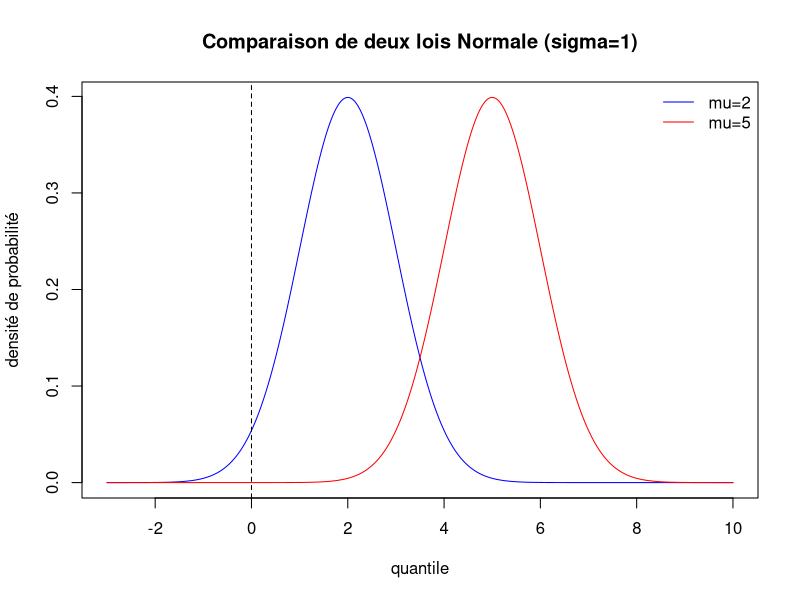
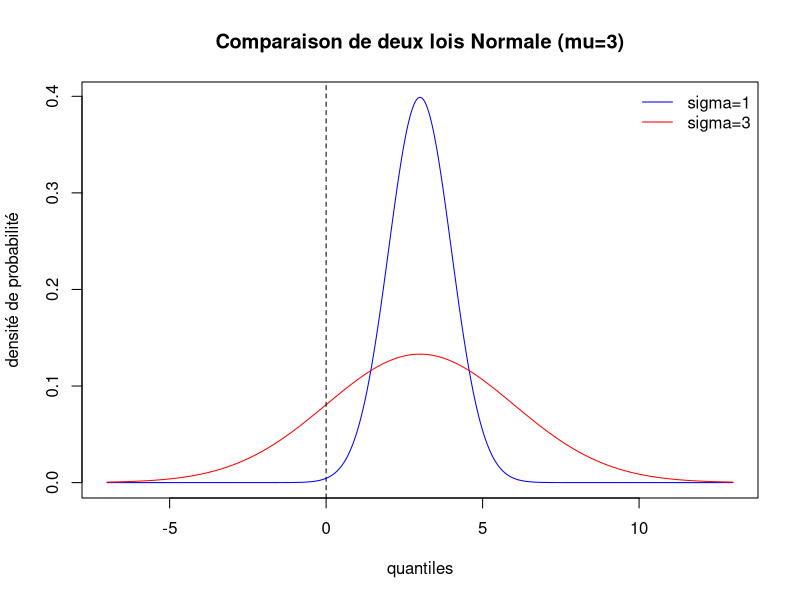
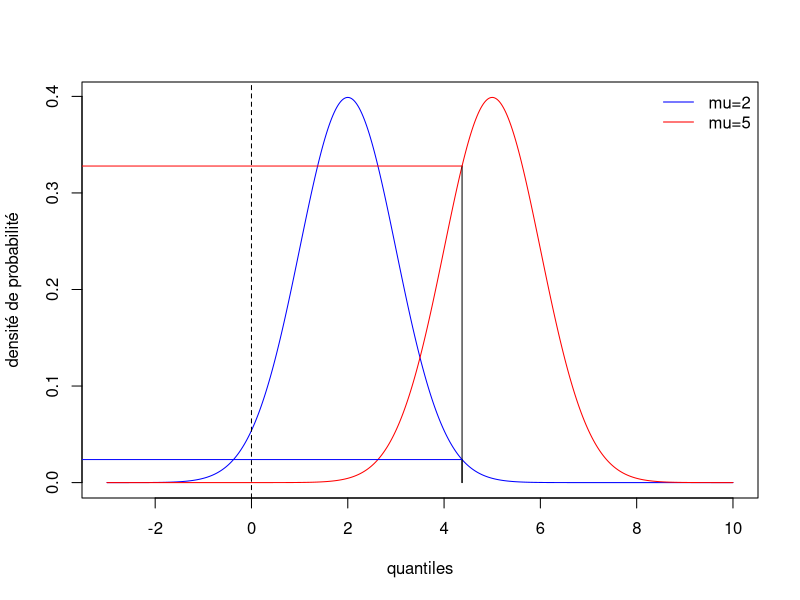
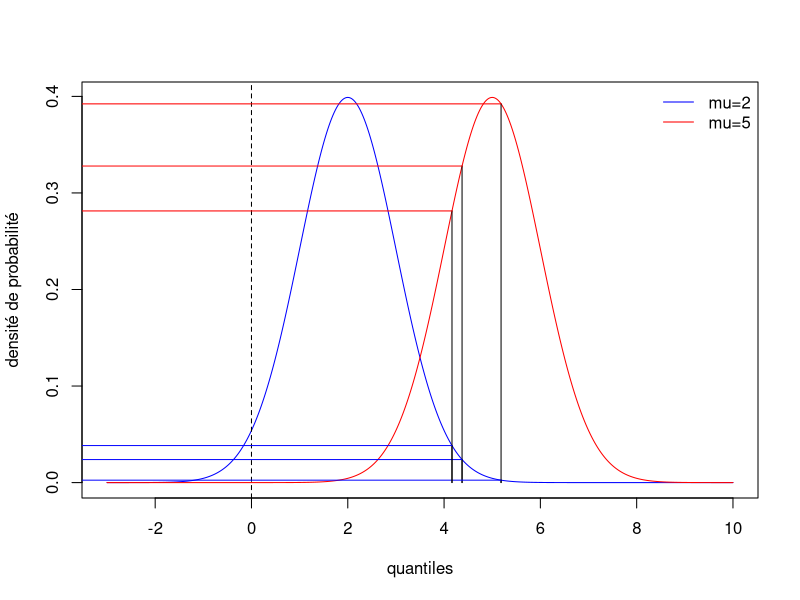
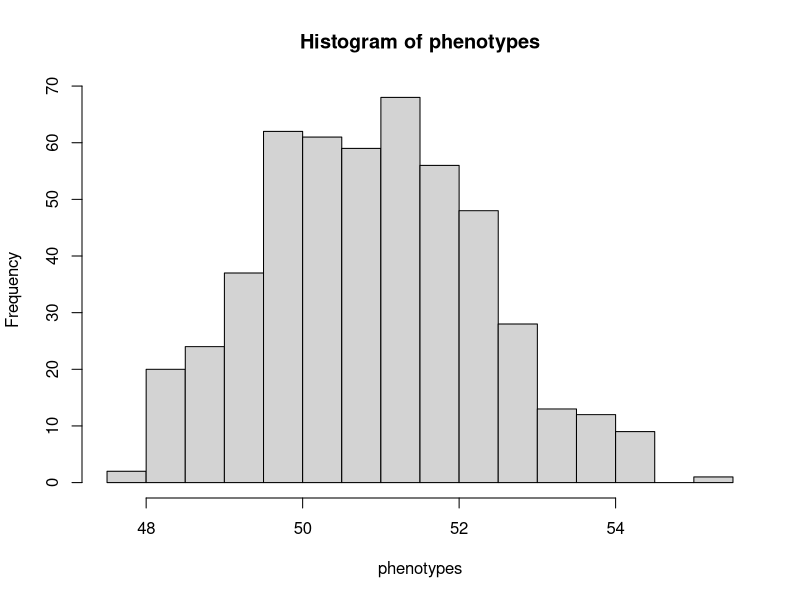
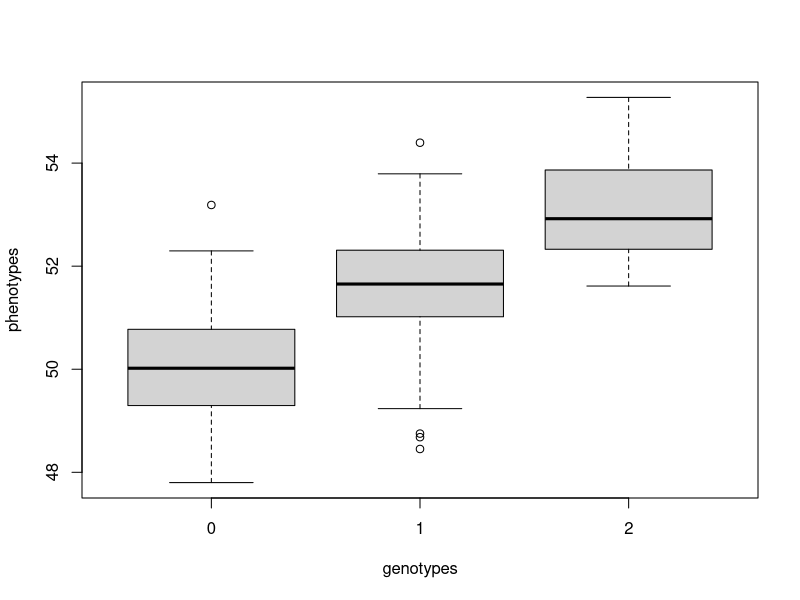
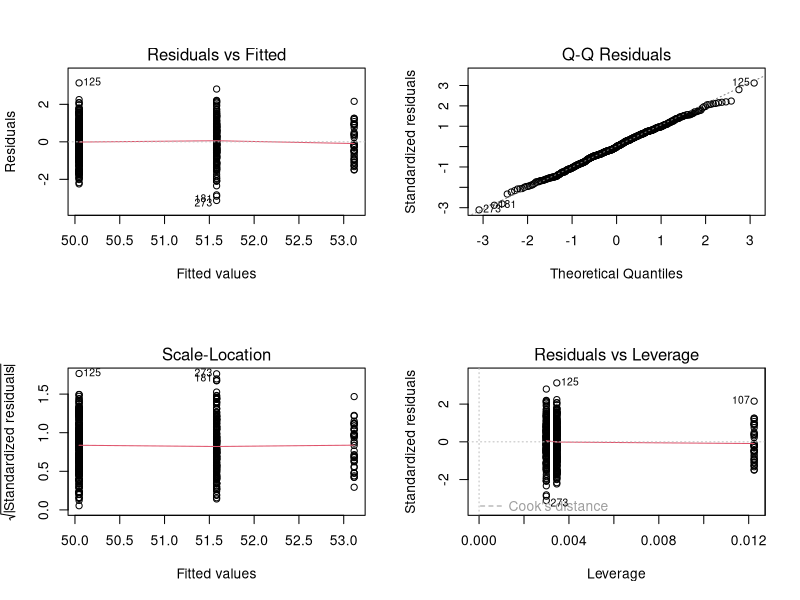

Write R code to recreate these figures, in order.
## ---- chunk 1
R.v.maj <- as.numeric(R.version$major)
R.v.min.1 <- as.numeric(strsplit(R.version$minor, "\\.")[[1]][1])
if(R.v.maj < 2 || (R.v.maj == 2 && R.v.min.1 < 15))
  stop("requires R >= 2.15", call.=FALSE)

suppressPackageStartupMessages(library(knitr))
opts_chunk$set(echo=TRUE, warning=TRUE, message=TRUE, cache=FALSE)

suppressPackageStartupMessages(library(MASS))

options(digits=3)
## ---- chunk 2
set.seed(1)
y <- rnorm(n=3, mean=5, sd=1)
## ---- chunk 3
x <- seq(from=-3, to=10, length.out=500)
plot(x=x, y=dnorm(x=x, mean=2, sd=1), type="l", col="blue",
     main="Comparaison de deux lois Normale (sigma=1)",
     xlab="quantile", ylab="densité de probabilité")
points(x=x, y=dnorm(x=x, mean=5, sd=1), type="l", col="red")
abline(v=0, lty=2)
legend("topright", legend=c("mu=2", "mu=5"), col=c("blue", "red"), lty=1, bty="n")
## ---- chunk 4
x <- seq(from=-7, to=13, length.out=500)
plot(x=x, y=dnorm(x=x, mean=3, sd=1), type="l", col="blue",
     main="Comparaison de deux lois Normale (mu=3)",
     xlab="quantiles", ylab="densité de probabilité")
points(x=x, y=dnorm(x=x, mean=3, sd=3), type="l", col="red")
abline(v=0, lty=2)
legend("topright", legend=c("sigma=1", "sigma=3"), col=c("blue", "red"), lty=1, bty="n")
## ---- chunk 5
x <- seq(from=-3, to=10, length.out=500)
plot(x=x, y=dnorm(x=x, mean=2, sd=1), type="l", col="blue",
     main="",
     xlab="quantiles", ylab="densité de probabilité")
points(x=x, y=dnorm(x=x, mean=5, sd=1), type="l", col="red")
abline(v=0, lty=2)
legend("topright", legend=c("mu=2", "mu=5"), col=c("blue", "red"), lty=1, bty="n")
segments(x0=y[1], y0=0, x1=y[1], y1=dnorm(x=y[1], mean=2, sd=1))
segments(x0=y[1], y0=0, x1=y[1], y1=dnorm(x=y[1], mean=5, sd=1))
segments(x0=y[1], y0=dnorm(x=y[1], mean=2, sd=1),
         x1=-5, y1=dnorm(x=y[1], mean=2, sd=1), col="blue")
segments(x0=y[1], y0=dnorm(x=y[1], mean=5, sd=1),
         x1=-5, y1=dnorm(x=y[1], mean=5, sd=1), col="red")
## ---- chunk 6
x <- seq(from=-3, to=10, length.out=500)
plot(x=x, y=dnorm(x=x, mean=2, sd=1), type="l", col="blue",
     main="",
     xlab="quantiles", ylab="densité de probabilité")
points(x=x, y=dnorm(x=x, mean=5, sd=1), type="l", col="red")
abline(v=0, lty=2)
legend("topright", legend=c("mu=2", "mu=5"), col=c("blue", "red"), lty=1, bty="n")
for(i in 1:length(y)){
  segments(x0=y[i], y0=0, x1=y[i], y1=dnorm(x=y[i], mean=2, sd=1))
  segments(x0=y[i], y0=0, x1=y[i], y1=dnorm(x=y[i], mean=5, sd=1))
  segments(x0=y[i], y0=dnorm(x=y[i], mean=2, sd=1),
           x1=-5, y1=dnorm(x=y[i], mean=2, sd=1), col="blue")
  segments(x0=y[i], y0=dnorm(x=y[i], mean=5, sd=1),
           x1=-5, y1=dnorm(x=y[i], mean=5, sd=1), col="red")
}
## ---- chunk 7
compute.log.likelihood <- function(parameters, data){
  mu <- parameters[1]
  sigma <- parameters[2]
  y <- data
  n <- length(y)
  log.lik <- - n * log(sigma) - (n/2) * log(2 * pi) - sum(((y - mu)^2) / (2 * sigma^2))
  return(log.lik)
}

compute.log.likelihood(c(5,1), y)
compute.log.likelihood(c(2,1), y)
## ---- chunk 8
sum(dnorm(x=y, mean=5, sd=1, log=TRUE))
sum(dnorm(x=y, mean=2, sd=1, log=TRUE))
## ---- chunk 9
seed <- 1859
set.seed(seed)
## ---- chunk 10
n <- 500
## ---- chunk 11
mu <- 50
## ---- chunk 12
##' Calculate the genotype frequencies (AA, Aa, aa) at Hardy-Weinberg equilibrium.
##'
##' https://en.wikipedia.org/wiki/Hardy%E2%80%93Weinberg_principle
##' @param maf frequency of the minor allele, a
##' @return vector of genotype frequencies
##' @author Timothée Flutre
calc.geno.freq <- function(maf){
  geno.freq <- c((1 - maf)^2,
                2 * (1 - maf) * maf,
                maf^2)
  names(geno.freq) <- c("AA", "Aa", "aa")
  return(geno.freq)
}

f <- 0.3
genotypes <- sample(x=c(0,1,2), size=n, replace=TRUE, prob=calc.geno.freq(f))
## ---- chunk 13
table(genotypes)
sum(genotypes) / (2 * n)
var(genotypes)
## ---- chunk 14
(beta <- rnorm(n=1, mean=1, sd=1))
## ---- chunk 15
sigma <- 1
errors <- rnorm(n=n, mean=0, sd=sigma)
## ---- chunk 16
phenotypes <- mu + beta * genotypes + errors
## ---- chunk 17
hist(phenotypes, breaks="FD")
## ---- chunk 18
boxplot(phenotypes ~ genotypes, xlab="genotypes", ylab="phenotypes")
## ---- chunk 19
dat <- data.frame(x=genotypes, y=phenotypes)
summary(dat)
## ---- chunk 20
fit <- lm(y ~ x, data=dat)
## ---- chunk 21
par(mfrow=c(2,2))
plot(fit)
## ---- chunk 22
summary(fit)
c(mu, beta, sigma)
(mu.hat <- coefficients(fit)[1])
(beta.hat <- coefficients(fit)[2])
(sigma.hat <- sqrt((1/(n-2) * sum(fit$residuals^2))))
## ---- chunk 23
print(sessionInfo(), locale=FALSE)
